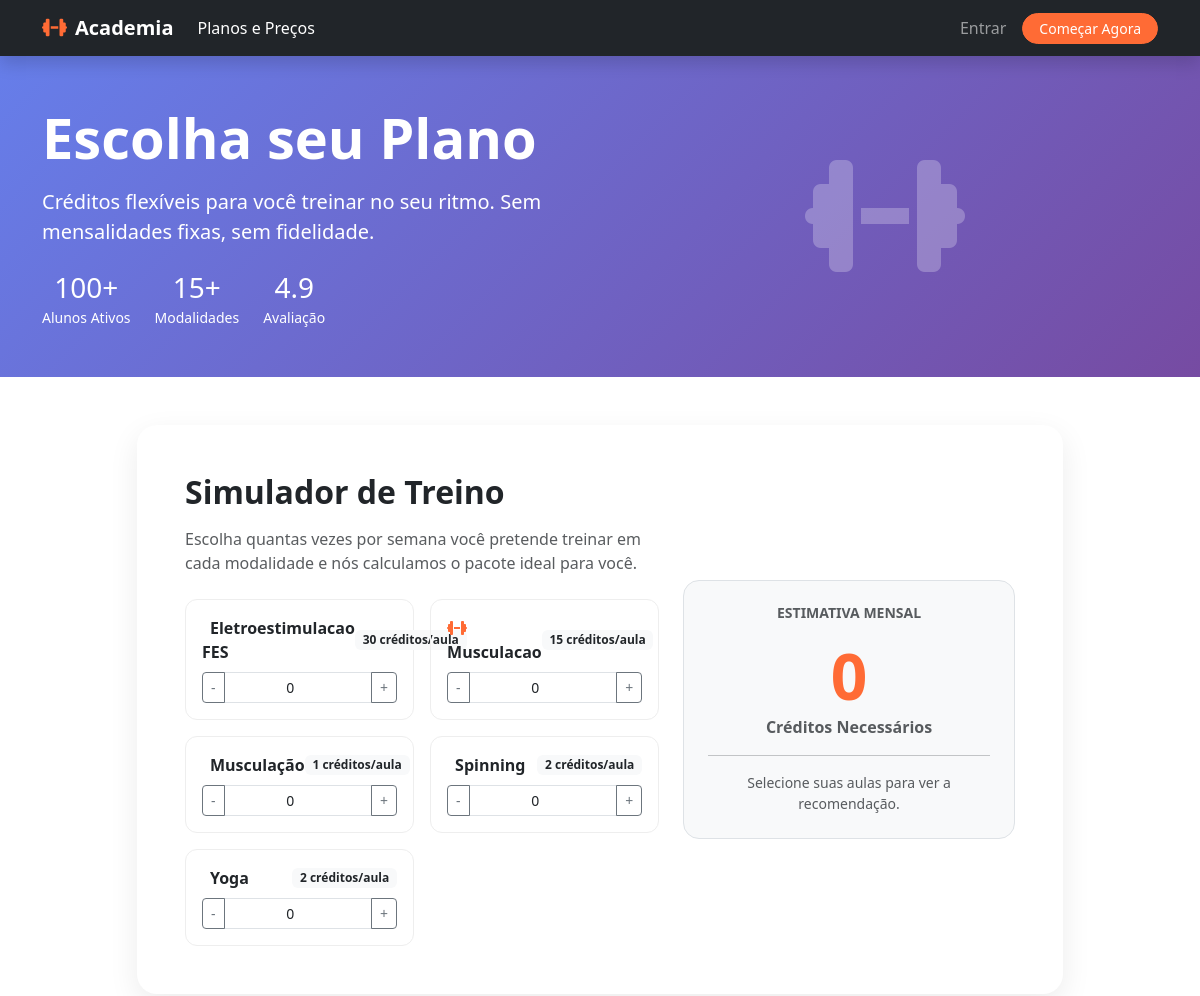
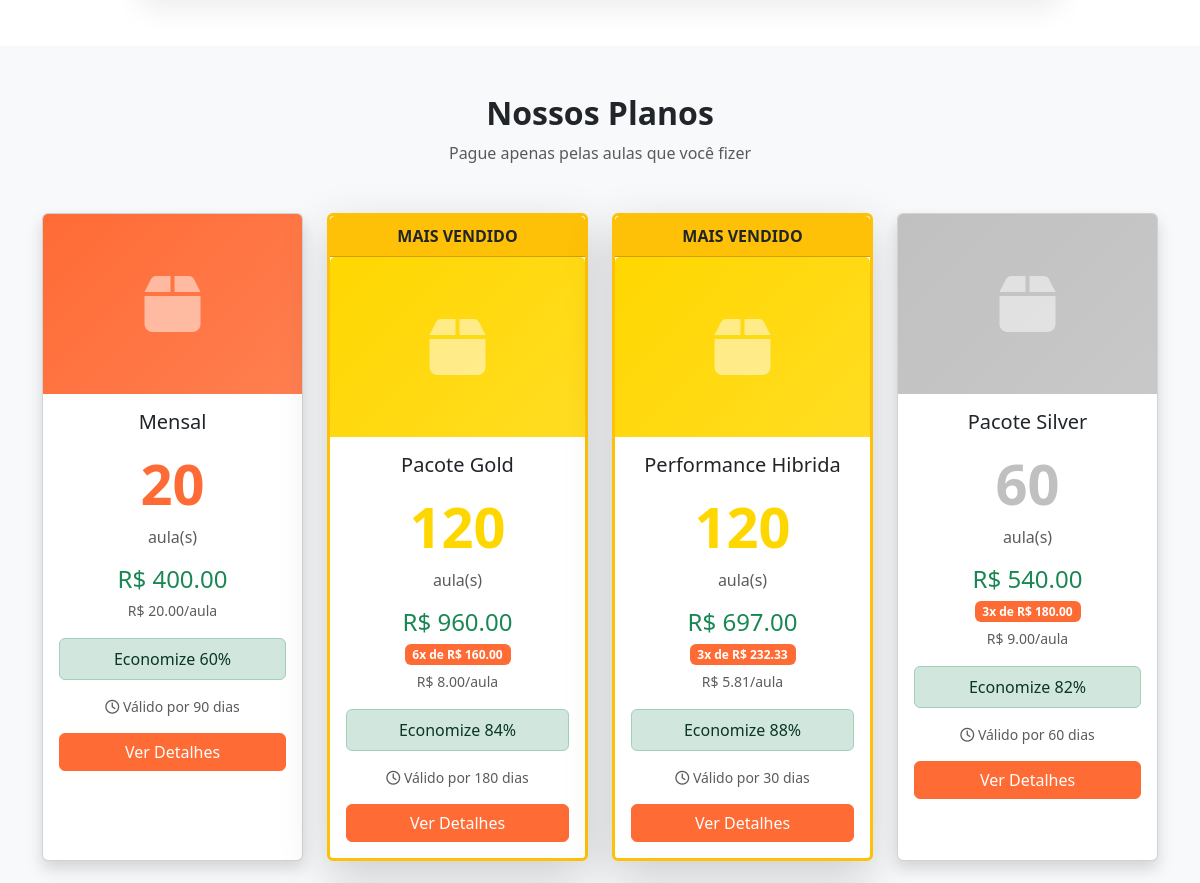
Page /shop/ (upper part) on the earlier database version (2 pictures, top to bottom).
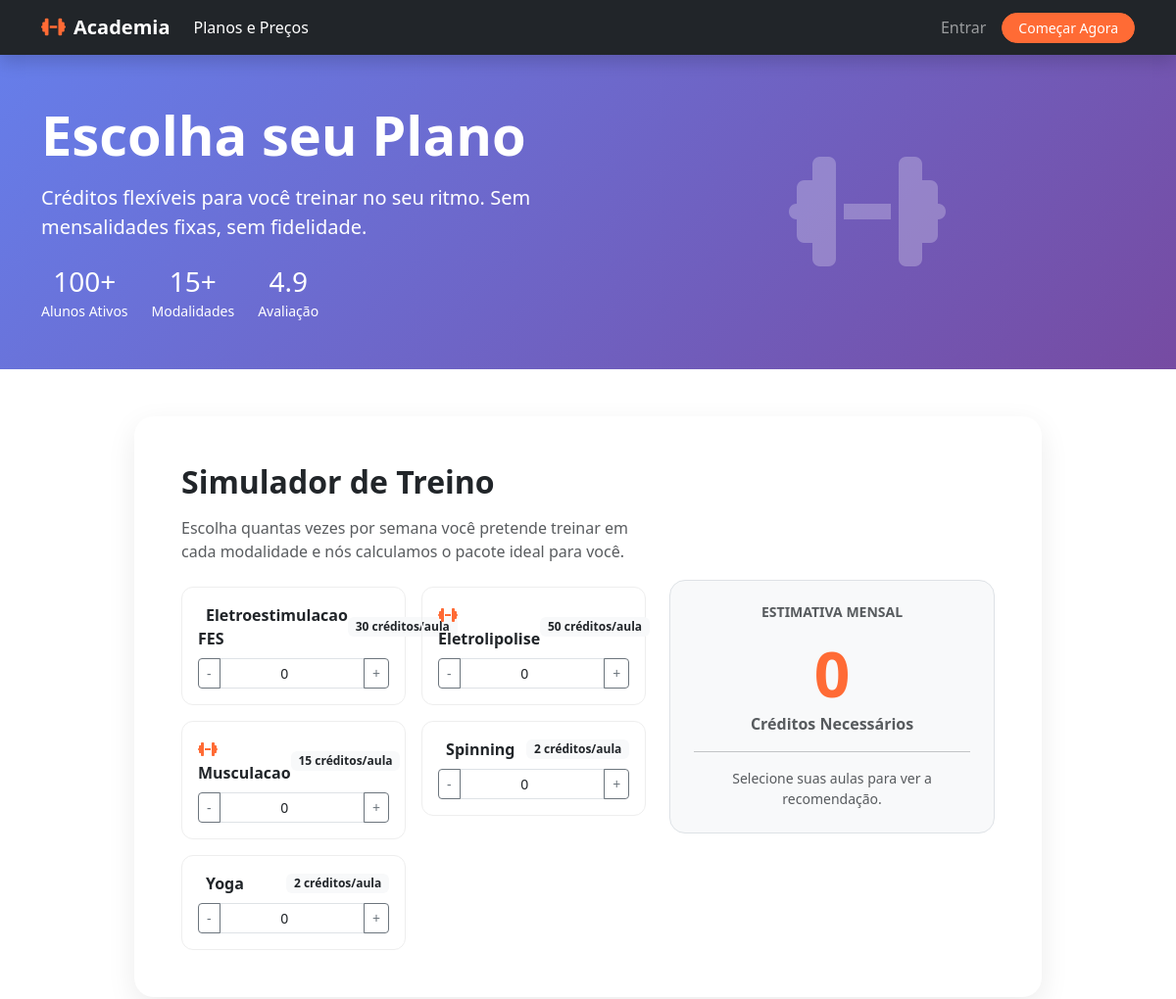
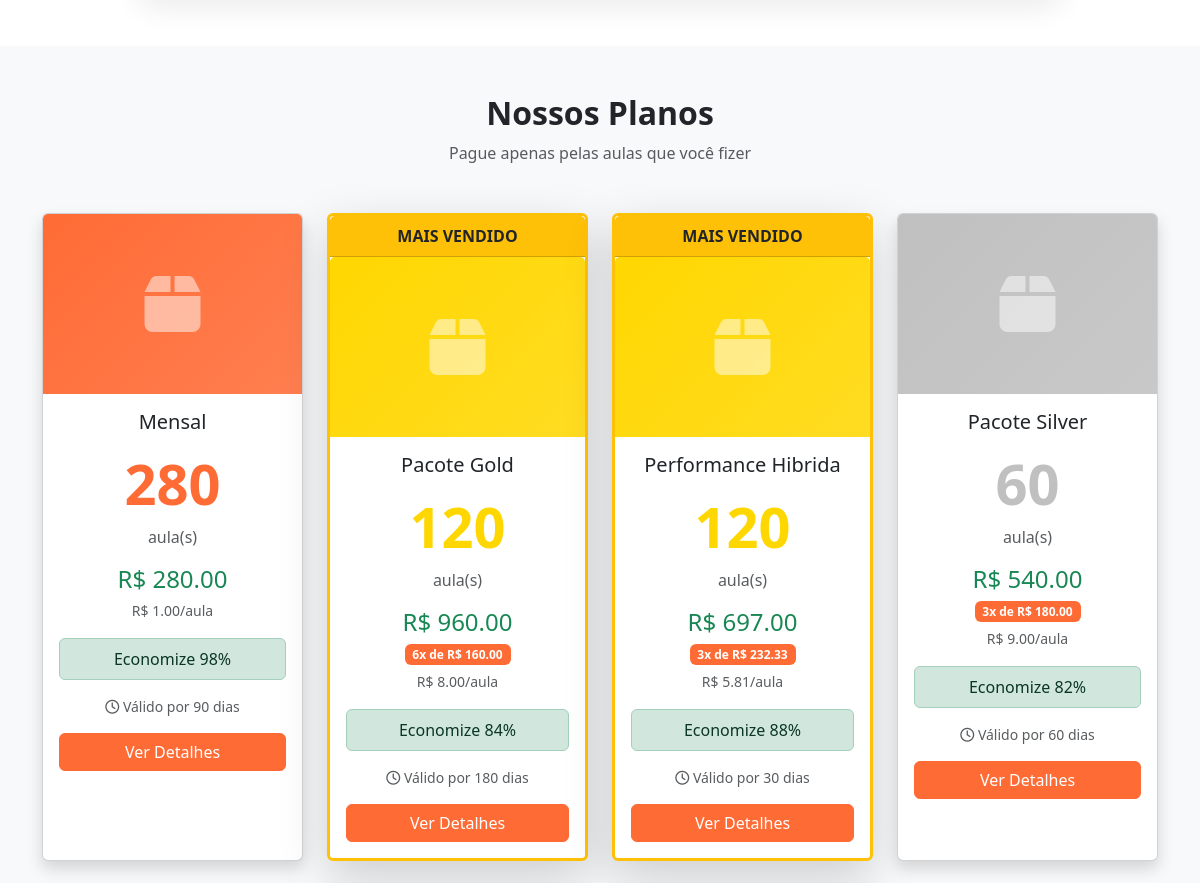
Same page on the later database version (2 pictures, top to bottom).
### app/models/modality.py (models this page shows, shortened)
class Modality(db.Model):
    __tablename__ = 'modalities'
    id = db.Column(db.Integer, primary_key=True)
    name = db.Column(db.String(100), nullable=False)
    description = db.Column(db.Text)
    color = db.Column(db.String(7), default='#FF6B35')
    icon = db.Column(db.String(50))  # Emoji ou FontAwesome
    is_active = db.Column(db.Boolean, default=True)
    credits_cost = db.Column(db.Integer, default=1, nullable=False)
    default_duration = db.Column(db.Integer, default=60, nullable=False) # em minutos
    is_featured = db.Column(db.Boolean, default=False)  # Destaque na landing page
    requires_gender_segregation = db.Column(db.Boolean, default=False)
    created_at = db.Column(db.DateTime, default=datetime.utcnow)
    updated_at = db.Column(db.DateTime, default=datetime.utcnow, onupdate=datetime.utcnow)
    schedules = db.relationship('ClassSchedule', backref='modality', lazy=True)

### app/models/package.py (models this page shows, shortened)
class Package(db.Model):
    __tablename__ = 'packages'
    id = db.Column(db.Integer, primary_key=True)
    name = db.Column(db.String(100), nullable=False)
    description = db.Column(db.Text)
    credits = db.Column(db.Integer, nullable=False)
    price = db.Column(db.Numeric(10, 2), nullable=False)
    installments = db.Column(db.Integer, default=1)  # Quantas parcelas
    installment_price = db.Column(db.Numeric(10, 2))  # Preco por parcela
    validity_days = db.Column(db.Integer, nullable=False)  # Ex: 90 dias
    photo_url = db.Column(db.String(255))
    color = db.Column(db.String(7), default='#FF6B35')
    is_featured = db.Column(db.Boolean, default=False)  # Destaque
    display_order = db.Column(db.Integer, default=0)
    badge = db.Column(db.String(50))  # Ex: "MAIS VENDIDO", "NOVO"
    extra_benefits = db.Column(db.JSON)  # Ex: ["Toalha gratis", "Garrafinha"]
    is_recurring = db.Column(db.Boolean, default=False)  # Se é pacote recorrente
    recurring_interval_days = db.Column(db.Integer, default=30)  # Intervalo entre cobranças
    welcome_xp_bonus = db.Column(db.Integer, default=0)  # Bônus XP na primeira compra
    is_active = db.Column(db.Boolean, default=True)
    created_at = db.Column(db.DateTime, default=datetime.utcnow)
    updated_at = db.Column(db.DateTime, default=datetime.utcnow, onupdate=datetime.utcnow)
    subscriptions = db.relationship('Subscription', backref='package', lazy=True)
    @property
    def price_per_credit(self):
        return float(self.price) / self.credits
    @property
    def discount_percent(self):
        base_price = 50.0
        discount = ((base_price - self.price_per_credit) / base_price) * 100
        return max(0, round(discount))

### app/routes/shop.py (the view)
@shop_bp.route('/')
def packages():
    packages = Package.query.filter_by(is_active=True).order_by(
        Package.display_order,
        Package.id
    ).all()
    modalities = Modality.query.filter_by(is_active=True).order_by(Modality.name).all()
    import json
    packages_json = json.dumps([{
        'id': p.id,
        'name': p.name,
        'credits': p.credits,
        'price': float(p.price)
    } for p in packages])
    return render_template('shop/packages.html', packages=packages, modalities=modalities, packages_json=packages_json)

### app/templates/shop/packages.html (shortened to what the changed rows need)
{% extends "base.html" %}
{% block content %}
<div class="container-fluid p-0">
    <section class="bg-gradient-primary text-white py-5">
        <div class="container">
            <div class="row align-items-center">
                <div class="col-lg-6">
                    <h1 class="display-4 fw-bold mb-3">Escolha seu Plano</h1>
                </div>
            </div>
        </div>
    </section>
    <section class="py-5" id="simulator">
        <div class="container">
            <div class="row justify-content-center">
                <div class="col-lg-10">
                    <div class="card simulator-card p-4 p-md-5">
                        <div class="row align-items-center">
                            <div class="col-md-7">
                                <h2 class="fw-bold mb-3">Simulador de Treino</h2>
                                <div class="row g-3" id="modalityInputs">
                                    {% for modality in modalities %}
                                    <div class="col-sm-6">
                                        <div class="modality-input-card p-3">
                                            <div class="d-flex justify-content-between align-items-center mb-2">
                                                <span class="fw-bold">
                                                    <i class="{{ modality.icon or 'fas fa-dumbbell' }} me-2 modality-icon"
                                                        data-color="{{ modality.color }}"></i>
                                                    {{ modality.name }}
                                                </span>
                                                <span class="badge bg-light text-dark">{{ modality.credits_cost }}
                                                    créditos/aula</span>
                                            </div>
                                            <div class="input-group input-group-sm">
                                                <button class="btn btn-outline-secondary btn-minus" type="button"
                                                    data-modality-id="{{ modality.id }}">-</button>
                                                <input type="number" class="form-control text-center freq-input"
                                                    value="0" min="0" max="7" data-modality-id="{{ modality.id }}"
                                                    data-cost="{{ modality.credits_cost }}" id="freq-{{ modality.id }}">
                                                <button class="btn btn-outline-secondary btn-plus" type="button"
                                                    data-modality-id="{{ modality.id }}">+</button>
                                            </div>
                                        </div>
                                    </div>
                                    {% endfor %}
                                </div>
                            </div>
                        </div>
                    </div>
                </div>
            </div>
        </div>
    </section>
    <section class="py-5 bg-light">
        <div class="container">
            <div class="text-center mb-5">
                <h2 class="fw-bold">Nossos Planos</h2>
            </div>
            {% if packages %}
            <div class="row g-4">
                {% for package in packages %}
                <div class="col-lg-3 col-md-6" id="package-{{ package.id }}">
                    <div
                        class="card h-100 {% if package.is_featured %}border-warning border-3 shadow-lg{% else %}shadow{% endif %} hover-lift">
                        {% if package.is_featured %}
                        <div class="card-header bg-warning text-dark text-center fw-bold py-2">
                            MAIS VENDIDO
                        </div>
                        {% endif %}
                        {% if package.photo_url %}
                        <img src="{{ url_for('static', filename='uploads/packages/' + package.photo_url) }}"
                            class="card-img-top" alt="{{ package.name }}" style="height: 180px; object-fit: cover;">
                        {% else %}
                        <div class="card-img-top d-flex align-items-center justify-content-center package-img-placeholder"
                            data-color="{{ package.color }}" style="height: 180px;">
                            <i class="fas fa-box fa-4x text-white opacity-50"></i>
                        </div>
                        {% endif %}
                        <div class="card-body text-center">
                            <h5 class="card-title mb-3">{{ package.name }}</h5>
                            <div class="display-4 fw-bold mb-2 package-credits" data-color="{{ package.color }}">
                                {{ package.credits }}
                            </div>
                            <p class="text-muted mb-3">aula(s)</p>
                            <div class="mb-3">
                                <h4 class="text-success mb-1">
                                    R$ {{ "%.2f"|format(package.price) }}
                                </h4>
                                {% if package.installments > 1 %}
                                <p class="mb-1">
                                    <span class="badge bg-primary">
                                        {{ package.installments }}x de R$ {{ "%.2f"|format(package.installment_price) }}
                                    </span>
                                </p>
                                {% endif %}
                                <small class="text-muted">
                                    R$ {{ "%.2f"|format(package.price_per_credit) }}/aula
                                </small>
                            </div>
                            {% if package.discount_percent > 0 %}
                            <div class="alert alert-success py-2 mb-3">
                                Economize {{ package.discount_percent }}%
                            </div>
                            {% endif %}
                            <p class="small text-muted mb-3">
                                <i class="far fa-clock"></i>
                                Válido por {{ package.validity_days }} dias
                            </p>
                            <a href="{{ url_for('shop.package_detail', id=package.id) }}" class="btn btn-primary w-100">
                                Ver Detalhes
                            </a>
                        </div>
                    </div>
                </div>
                {% endfor %}
            </div>
            {% else %}
            <div class="text-center py-5">
                <i class="fas fa-box-open fa-4x text-muted mb-3"></i>
                <h4>Nenhum pacote disponível</h4>
                <p class="text-muted">Em breve teremos novidades!</p>
            </div>
            {% endif %}
        </div>
    </section>
</div>
{% endblock %}

Differences in the rows shown:
removed Modality: name "Musculação", credits_cost "1"
added Modality: name "Eletrolipolise", credits_cost "50"
changed Package "Mensal": credits "20" → "280"; price "400.00" → "280.00"; price_per_credit "20.00" → "1.00"; discount_percent "60" → "98"
